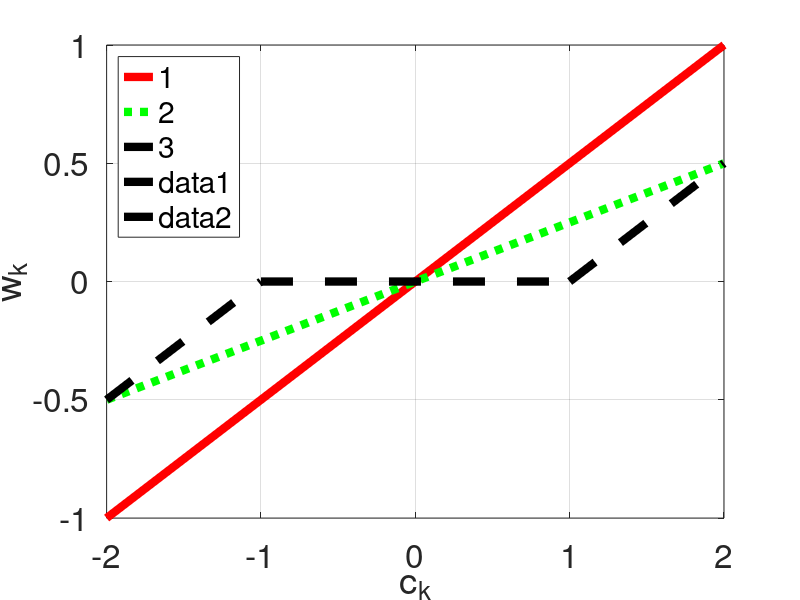

Recreate this plot in MATLAB. (Note: this script raises an error after producing the figure.)
function ridgeLassoOLSimageDemo

X1 = [-2 2]; 
Y1 = [-1 1]; 
plot(X1, Y1, '-r', 'linewidth', 6);
hold on; 
X2 = X1; 
Y2 = [-0.5 0.5];
plot(X2, Y2, ':g', 'linewidth', 6); 

X3a = [-2 -1]; 
Y3a = [-0.5 0]; 

X3b = [-1 1]; 
Y3b = [0 0]; 

X3c = [1 2]; 
Y3c = [0 0.5]; 

plot(X3a, Y3a, '--k', 'linewidth', 6); 

legend('1', '2', '3', 'location', 'northwest'); 

plot(X3b, Y3b, '--k', 'linewidth', 6); 
plot(X3c, Y3c, '--k', 'linewidth', 6); 


axis([-2 2 -1 1]); 

xlabel('c_k', 'fontsize', 36); 
ylabel('w_k', 'fontsize', 36); 
set(gca, 'fontsize', 24); 
grid on; 

printPmtkFigure ridgeLassoOLS





end
